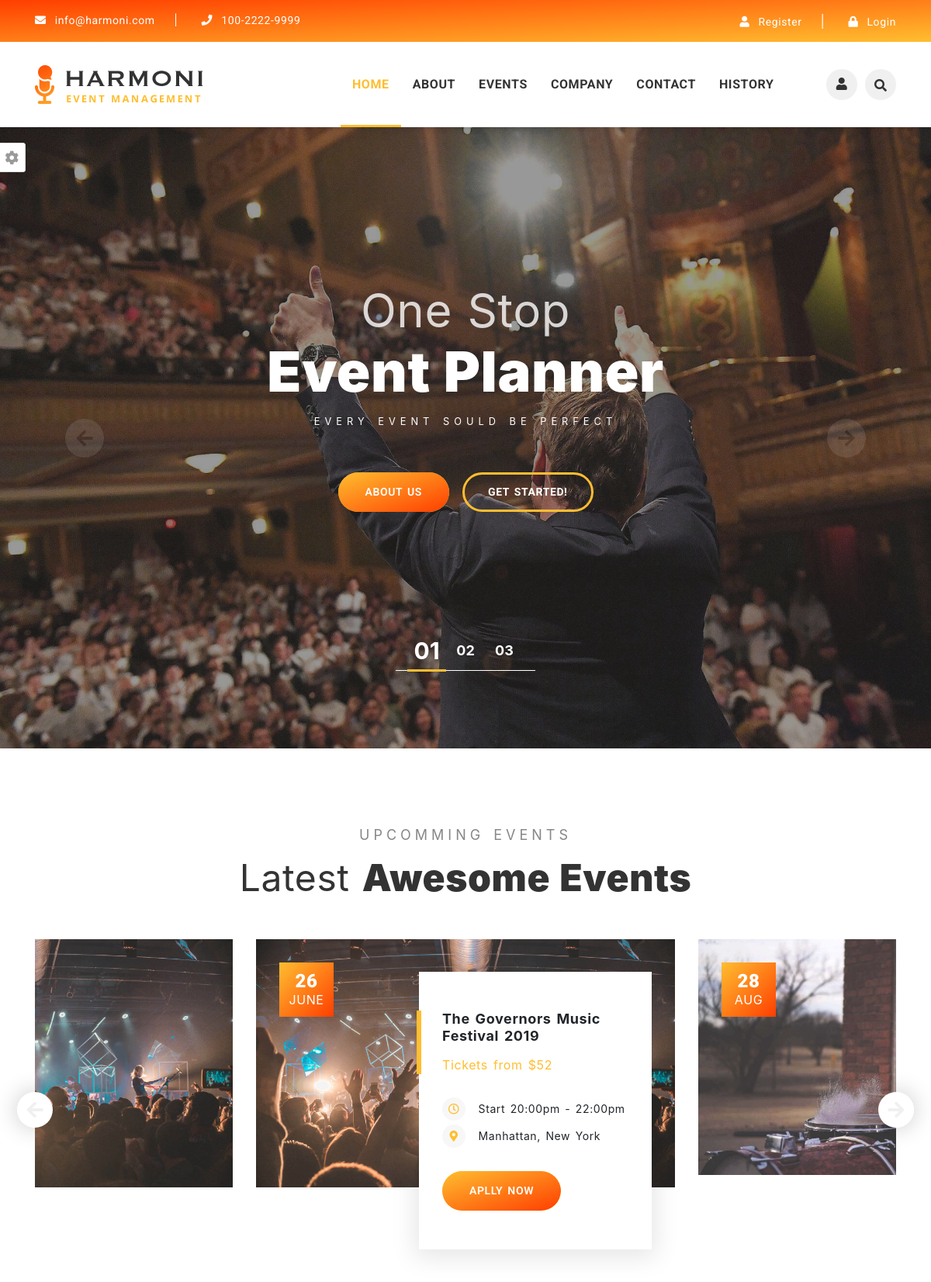
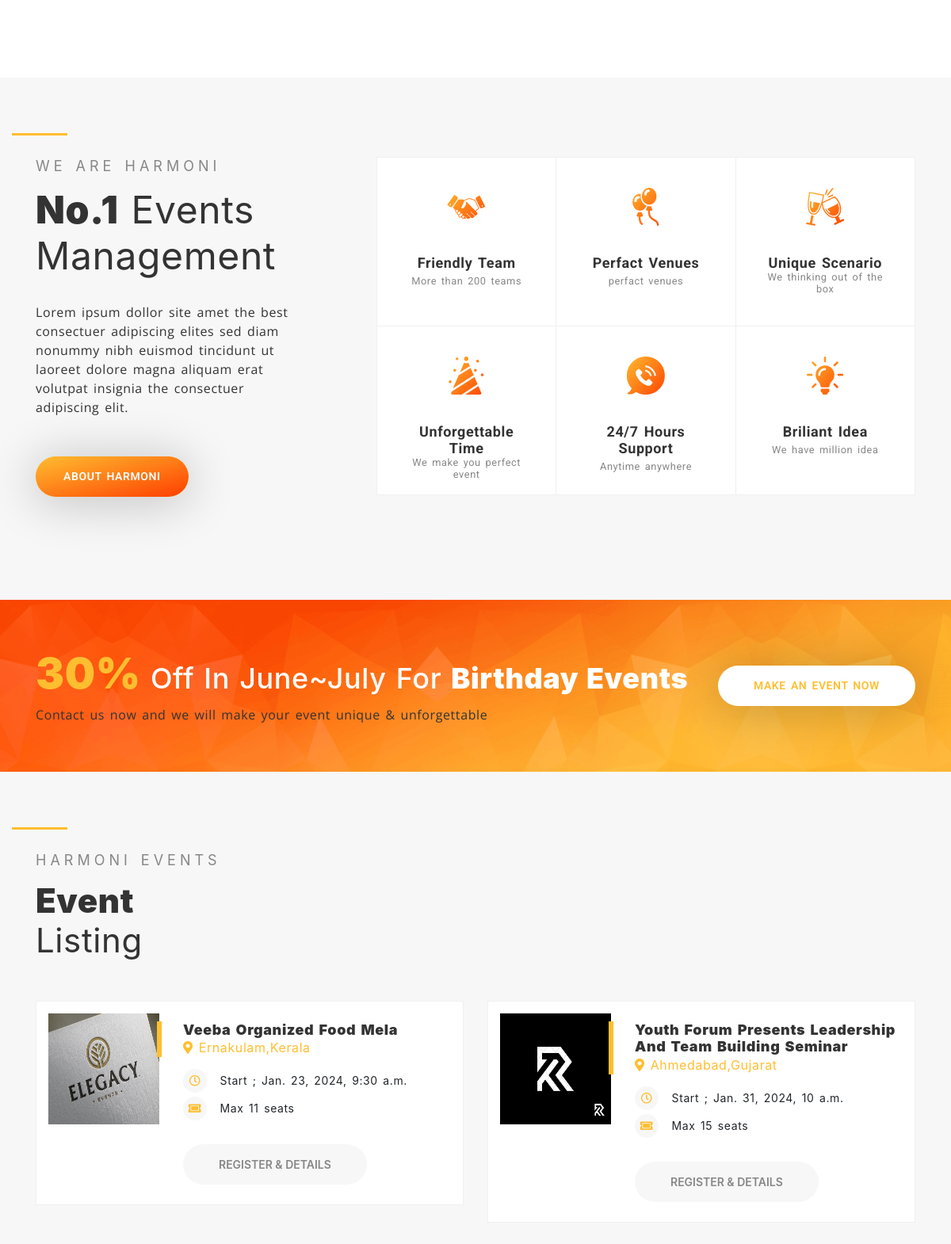
/home/ (upper part), run on the app's committed database (2 pictures, top to bottom).
### event_data/models.py (models this page shows, shortened)
class Event(models.Model):
    event_name = models.CharField(max_length=255)
    description = RichTextField(null=True)
    start_datetime = models.DateTimeField(default = datetime.now)
    end_datetime = models.DateTimeField(default=datetime.now)
    total_workhand = models.IntegerField(default=11)
    total_price = models.IntegerField(null=True)
    street_address = models.CharField(max_length=250)
    city_id = models.ForeignKey('City', on_delete=models.CASCADE)
    state_id = models.ForeignKey('State' , on_delete=models.CASCADE)
    event_category_id = models.ForeignKey('Event_category',on_delete=models.CASCADE,default=False)
    event_subcategory_id = models.ForeignKey('Event_subcategory',on_delete=models.CASCADE,null=True)
    company_id = models.ForeignKey('company',on_delete=models.CASCADE,default=False)
    slug = models.SlugField(unique = True , null=True , blank=True , max_length=100) #if any issue with slug try blank=true

class Company(models.Model):
    name = models.CharField(max_length=255)
    email = models.EmailField()
    contact_number = models.CharField(max_length=12)
    street_address = models.CharField(max_length=200)
    city_id = models.ForeignKey('City', on_delete=models.CASCADE)
    state_id = models.ForeignKey('State' , on_delete=models.CASCADE)
    companyLogo_path = models.ImageField(default='default.jpg' , upload_to = 'company_img/')
    description = models.TextField(default=None)
    User_id = models.ForeignKey('auth.User', on_delete=models.CASCADE)
    slug = models.SlugField(unique = True , null=True , blank=True , max_length=100)

class City(models.Model):
    city_name = models.CharField(max_length=255)
    state_id = models.ForeignKey('State' ,  on_delete=models.CASCADE)
    def __str__(self):
        return self.city_name

class State(models.Model):
    state_name = models.CharField(max_length=255)
    def __str__(self):
        return self.state_name

### EventManagement/views.py (the view)
# urls.py: 2. Add a URL to urlpatterns:  path('', views.home, name='home')
def home(request):
    active = "home"
    events = Event.objects.order_by('start_datetime')[:6]
    context={
        'active' : active,
        'events' : events
    }
    return render(request , 'user/home.html',context)

### templates/user/home.html (shortened to what this page needs)
{% extends 'user/base.html' %}
{% load static %}
{% block content %}
		<section id="slide-section" class="slide-section clearfix">
			<div id="main-carousel1" class="main-carousel1 owl-carousel owl-theme">
				<div class="item" style="background-image: url('{% static 'assets/images/slider/slider-bg7.jpg' %}');">
					<div class="overlay-black">
						<div class="container">
							<div class="slider-item-content">
								<span class="medium-text">one stop</span>
								<h1 class="big-text">Event Planner</h1>
								<small class="small-text">every event sould be perfect</small>
								<div class="link-groups">
									<a href="{% url 'about' %}" class="about-btn custom-btn">about us</a>
									<a href="{% url 'event' %}" class="start-btn">get started!</a>
								</div>
							</div>
						</div>
					</div>
				</div>
			</div>
		</section>
		<section id="upcomming-event-section" class="upcomming-event-section sec-ptb-100 clearfix">
			<div class="container">
				<div class="section-title text-center mb-50">
					<small class="sub-title">upcomming events</small>
					<h2 class="big-title">Latest <strong>Awesome Events</strong></h2>
				</div>
				<div id="upcomming-event-carousel" class="upcomming-event-carousel owl-carousel owl-theme">
					<div class="item">
						<div class="event-item">
							<div class="event-image">
								<div class="post-date">
									<span class="date">26</span>
									<small class="month">june</small>
								</div>
							</div>
							<div class="event-content">
								<div class="event-title mb-30">
									<h3 class="title">
										The Governors Music Festival 2019
									</h3>
									<span class="ticket-price yellow-color">Tickets from $52</span>
								</div>
								<div class="event-post-meta ul-li-block mb-30">
									<ul>
										<li>
											<span class="icon">
												<i class="far fa-clock"></i>
											</span>
											Start 20:00pm - 22:00pm
										</li>
										<li>
											<span class="icon">
												<i class="fas fa-map-marker-alt"></i>
											</span>
											Manhattan, New York
										</li>
									</ul>
								</div>
								<a href="#!" class="custom-btn">
									Aplly Now
								</a>
							</div>
						</div>
					</div>
					<div class="item">
						<div class="event-item">
							<div class="event-image">
								<img src="{% static 'assets/images/upcomming-events/event-2.jpg' %}" alt="Image_not_found">
								<div class="post-date">
									<span class="date">28</span>
									<small class="month">aug</small>
								</div>
							</div>
						</div>
					</div>
					<div class="item">
						<div class="event-item">
							<div class="event-image">
								<img src="{% static 'assets/images/upcomming-events/event-1.jpg' %}" alt="Image_not_found">
							</div>
						</div>
					</div>
				</div>
			</div>
		</section>
		<section id="about-section" class="about-section sec-ptb-100 clearfix">
			<div class="container">
				<div class="row">
					<div class="col-lg-4 col-md-12 col-sm-12">
						<div class="section-title text-left mb-30">
							<span class="line-style"></span>
							<small class="sub-title">we are harmoni</small>
							<h2 class="big-title"><strong>No.1</strong> Events Management</h2>
							<p class="black-color mb-50">
								Lorem ipsum dollor site amet the best  consectuer adipiscing elites sed diam nonummy nibh euismod tincidunt ut laoreet dolore magna aliquam erat volutpat insignia the consectuer adipiscing elit.
							</p>
							<a href="{% url 'about' %}" class="custom-btn">
								about harmoni
							</a>
						</div>
					</div>
					<div class="col-lg-8 col-md-12 col-sm-12">
						<div class="about-item-wrapper ul-li">
							<ul>
								<li>
									<a href="#!" class="about-item">
										<span class="icon">
											<i class="flaticon-handshake"></i>
										</span>
										<strong class="title">
											Friendly Team
										</strong>
										<small class="sub-title">
											More than 200 teams
										</small>
									</a>
								</li>
								<li>
									<a href="#!" class="about-item">
										<span class="icon">
											<i class="flaticon-two-balloons"></i>
										</span>
										<strong class="title">
											perfact venues
										</strong>
										<small class="sub-title">
											perfact venues
										</small>
									</a>
								</li>
								<li>
									<a href="#!" class="about-item">
										<span class="icon">
											<i class="flaticon-cheers"></i>
										</span>
										<strong class="title">
											Unique Scenario
										</strong>
										<small class="sub-title">
											We thinking out of the box
										</small>
									</a>
								</li>
								<li>
									<a href="#!" class="about-item">
										<span class="icon">
											<i class="flaticon-clown-hat"></i>
										</span>
										<strong class="title">
											Unforgettable Time
										</strong>
										<small class="sub-title">
											We make you perfect event
										</small>
									</a>
								</li>
								<li>
									<a href="#!" class="about-item">
										<span class="icon">
											<i class="flaticon-speech-bubble"></i>
										</span>
										<strong class="title">
											24/7 Hours Support
										</strong>
										<small class="sub-title">
											Anytime anywhere
										</small>
									</a>
								</li>
								<li>
									<a href="#!" class="about-item">
										<span class="icon">
											<i class="flaticon-light-bulb"></i>
										</span>
										<strong class="title">
											Briliant Idea
										</strong>
										<small class="sub-title">
											We have million idea
										</small>
									</a>
								</li>
							</ul>
						</div>
					</div>
				</div>
			</div>
		</section>
		<section id="special-offer-section" class="special-offer-section clearfix" style="background-image: url('{% static 'assets/images/special-offer-bg.png' %}');">
			<div class="container">
				<div class="row">
					<div class="col-lg-9 col-md-12 col-sm-12">
						<div class="special-offer-content">
							<h2><strong>30%</strong> Off in June~July for <span>Birthday Events</span></h2>
							<p class="m-0">
								Contact us now and we will make your event unique & unforgettable
							</p>
						</div>
					</div>
					<div class="col-lg-3 col-md-12 col-sm-12">
						<div class="event-makeing-btn">
							<a href="#!">make an event now</a>
						</div>
					</div>
				</div>
			</div>
		</section>
		<section id="event-section" class="event-section sec-ptb-100 bg-gray-light clearfix">
			<div class="container">
				<div class="mb-50">
					<div class="row">
						<div class="col-lg-3 col-md-12 col-sm-12">
							<div class="section-title text-left">
								<span class="line-style"></span>
								<small class="sub-title">harmoni events</small>
								<h2 class="big-title"><strong>event</strong> listing</h2>
							</div>
						</div>
					</div>
				</div>
				<div class="tab-content">
					<div id="musical-event" class="tab-pane fade in active show">
						<div class="row">
							{% for i in events %}
							<div class="col-lg-6 col-md-12 col-sm-12">
								<div class="event-item clearfix">
									<form action="/event-details/{{i.slug}}" method='POST'>
									<div class="event-image" style="width:140px; height:140px;">
										<img src="{{i.company_id.companyLogo_path.url}}" alt="Image_not_found">
									</div>
									<div class="event-content">
										<div class="event-title mb-15">
											<h3 class="title">
												{{i.event_name | truncatechars:100}}
											</h3>
											<span class="ticket-price yellow-color icon">
											<i class="fas fa-map-marker-alt"></i> {{i.city_id}},{{i.state_id}}</span>
										</div>
										<div class="event-post-meta ul-li-block mb-30">
											<ul style="left:-39%;">
												<li>
													<span class="icon">
														<i class="far fa-clock"></i>
													</span>
													Start ; {{i.start_datetime}}
												</li>
												<li>
													<span class="icon">
														<i class="fas fa-ticket-alt"></i>
													</span>
													Max {{i.total_workhand}} seats
												</li>
											</ul>
										</div>
										<button type="submit" class="tickets-details-btn">
											Register & Details
										</button>
									</div>
									</form>
								</div>
							</div>
							{% endfor %}
						</div>
					</div>
				</div>
			</div>
		</section>
		{% endblock content %}

### data on the page
Event: company_id.companyLogo_path (picture), event_name "Veeba Organized Food Mela", city_id "Ernakulam", state_id "Kerala", start_datetime "Jan. 23, 2024, 9:30 a.m.", total_workhand "11"
Event: company_id.companyLogo_path (picture), event_name "Youth Forum Presents Leadership And Team Building Seminar", city_id "Ahmedabad", state_id "Gujarat", start_datetime "Jan. 31, 2024, 10 a.m.", total_workhand "15"
